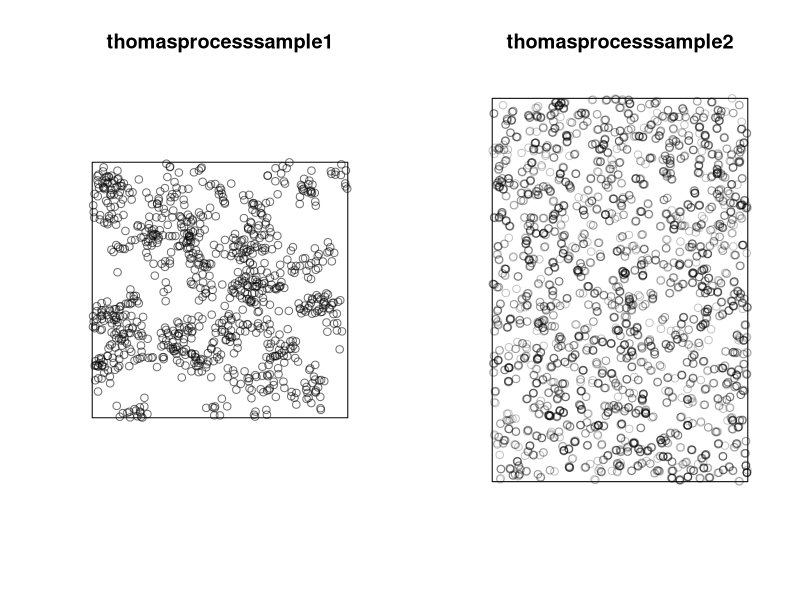
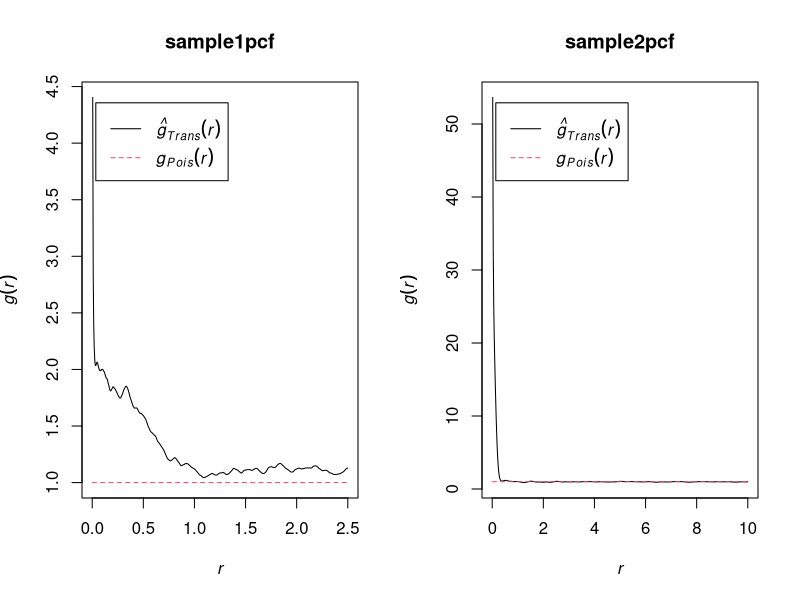
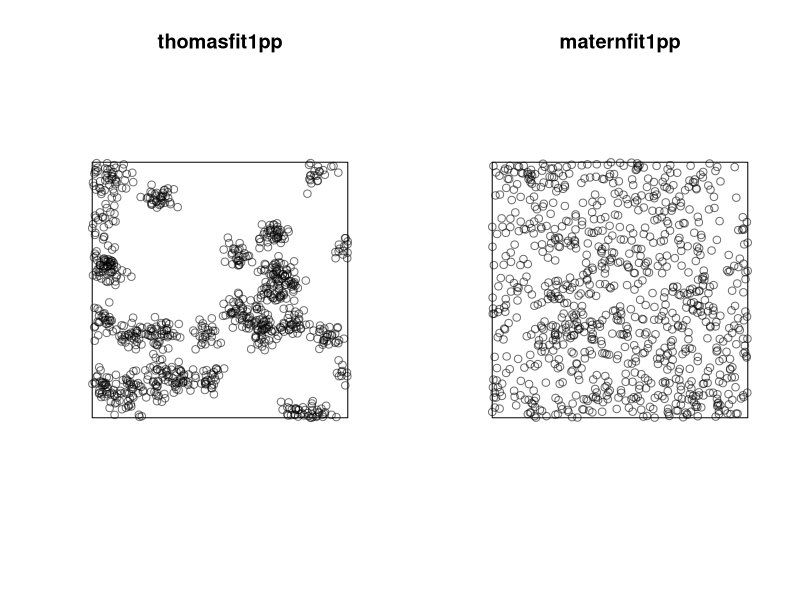
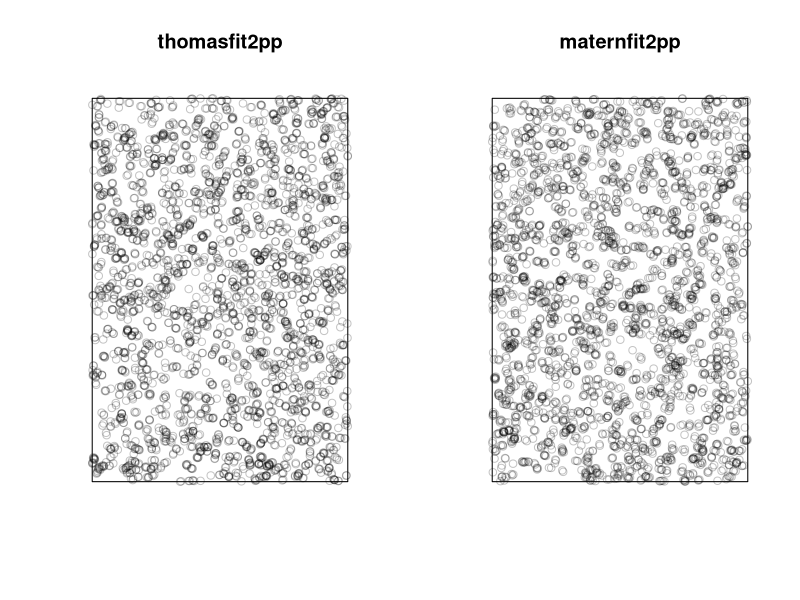
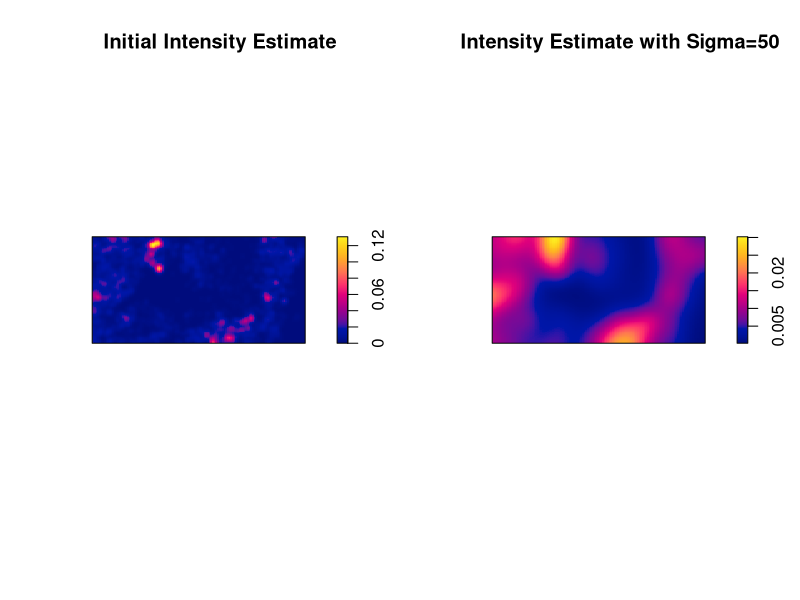
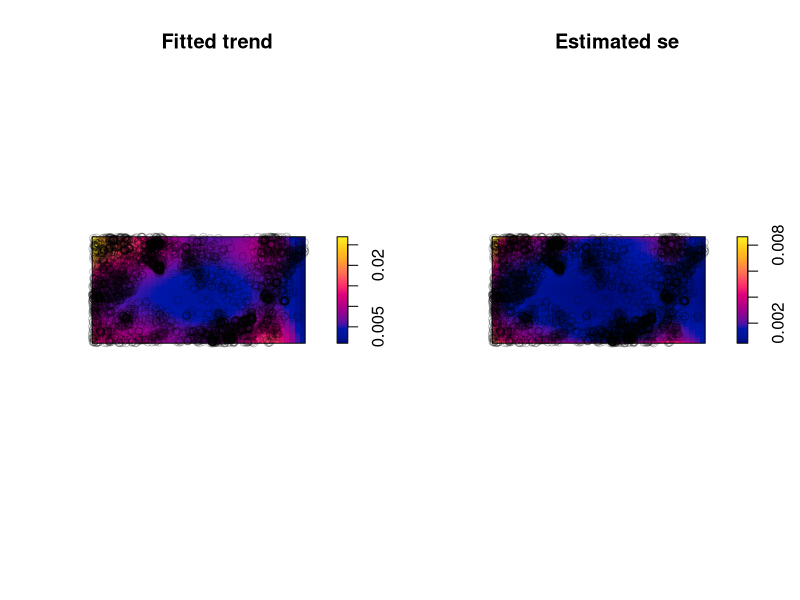
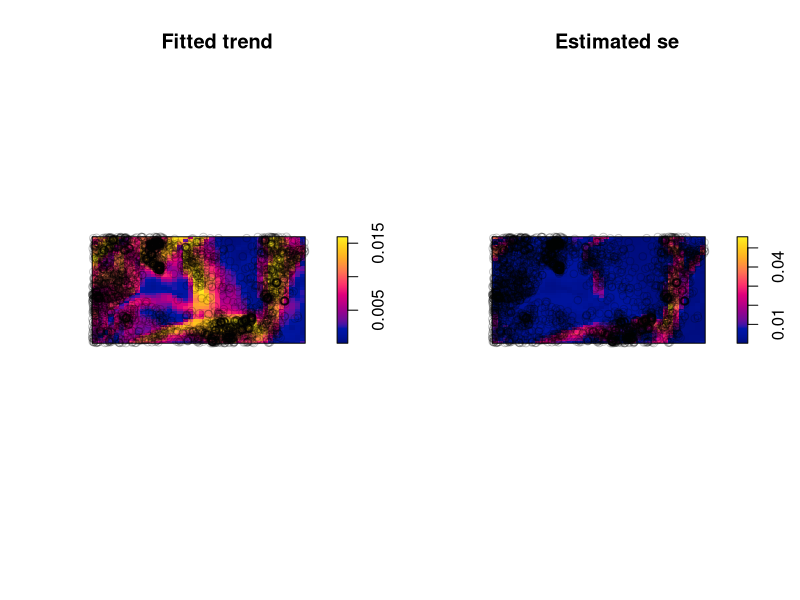
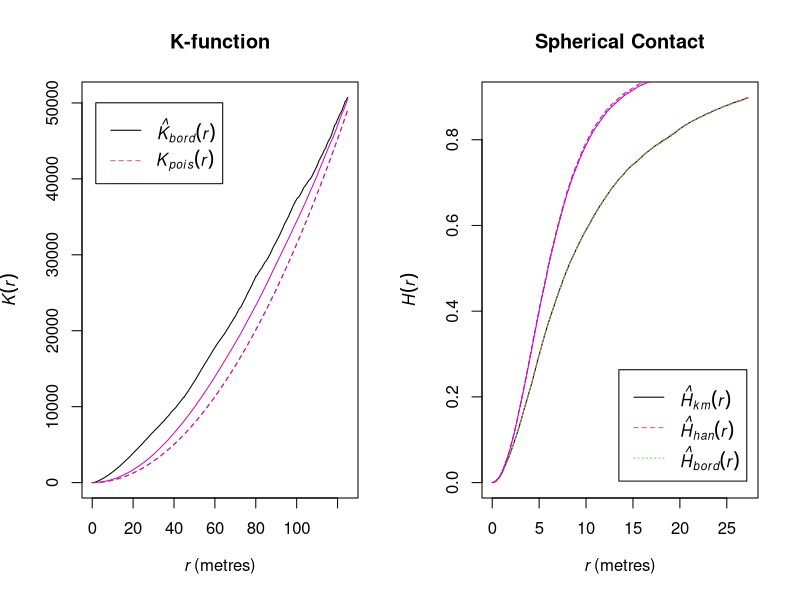

The R script that drew these images, in order: (Note: this script raises an error after producing the figures.)
library(spatstat)

####SIMULATION####

#Create a function that creates a thomas cliuster process that takes in the desired intensity of parent points, the standard deviation of the multivariate normals, the desired mean number of points per cluster,and 2 lists of the length and breadth of the square window  
thomasprocess <- function(intensitypp,standarddev,meanpointcluster,xrange,yrange){
  #Assigns variables that are the maximum and minumumx values of the square window being created  
  xupper <- xrange[2]
  xlower <- xrange[1]
  yupper <- yrange[2]
  ylower <- yrange[1]
  #creates a square owin object that gives the window that the process is in
  windowprocess <- owin(xrange,yrange)
  #assigns a variable that stores the area of the window
  areaofwindow <- area(windowprocess)
  #assigns a variable that stores the number of parent points which is one random draw from a poisson distribution with lambda= the desired intensity per 1x1 square times the area overall of the window
  ppnumberofpoints <- rpois(1,intensitypp*areaofwindow)
  #assigns variables that store the randomly selected x and y coordinates of the parent points which are random draws from a random uniform distribution with minimum and max values being the max and min x and y values of the window  
  pplocationsx <- runif(ppnumberofpoints,min=xlower,max=xupper)
  pplocationsy <- runif(ppnumberofpoints,min=ylower,max=yupper)
  #create two empty lists in order to store the locations of the cluster points 
  locationsxcluster<- c()
  locationsycluster <- c()
  #creates a loop that loops the same number as the number of points in the parent point process
  for (i in c(1:length(pplocationsx))){
    #assigns a variable that stores the number of points in one cluster which is one random draw from a poisson distribution with lambda= mean number of points per cluster
    numberofpointsincluster <- rpois(1,meanpointcluster)
    #assigns variables that store the randomly selcted x and y coordinates of the parent points which are random draws from a normal distribution with mu= the location of a parent point and sd=the inputted standard deviation of the clusters 
    locationsxcluster <- c(locationsxcluster,rnorm(numberofpointsincluster,mean=pplocationsx[i],sd=standarddev))
    locationsycluster <- c(locationsycluster,rnorm(numberofpointsincluster,mean=pplocationsy[i],sd=standarddev))
  }
  #checks if any points of the clusters are outwith the window and if they are removes them
  pointstoomitxupper <- xrange[2] < locationsxcluster 
  pointstoomitxuppernumber <- which(pointstoomitxupper==TRUE)
  pointstoomityupper <- yrange[2] < locationsycluster 
  pointstoomityuppernumber <- which(pointstoomityupper==TRUE)
  pointstoomitxlower <- xrange[1] > locationsxcluster 
  pointstoomitxlowernumber <- which(pointstoomitxlower==TRUE)
  pointstoomitylower <- yrange[1] > locationsycluster 
  pointstoomitylowernumber <- which(pointstoomitylower==TRUE)
  pointstoomit <- unique(c(pointstoomitxuppernumber,pointstoomitxlowernumber,pointstoomityuppernumber,pointstoomitylowernumber))  
  locationsxcluster <- locationsxcluster[-pointstoomit]
  locationsycluster <- locationsycluster[-pointstoomit]
  #creates a point process from the new list of the cluster point x and y locations 
  clusteredpointprocess <- ppp(locationsxcluster,locationsycluster,window=windowprocess)
  #gets the function to return this point process
  return(clusteredpointprocess)
}


par(mfrow=c(1,2))

#defines a window for the 2 simulations
xrange1 <- c(0,10)
yrange1 <- c(0,10)
windowpp1 <- owin(xrange1,yrange1)


xrange2 <- c(0,40)
yrange2 <- c(0,60)
windowpp2 <- owin(xrange2,yrange2)

#defines the parameters of the process
process1parameters <- c(1,0.3,10)
process2parameters <- c(0.5,0.06,3)


#simulates two thomas processes using the function defined above 
thomasprocesssample1 <- thomasprocess(process1parameters[1],process1parameters[2],process1parameters[3],xrange1,yrange1)
plot(thomasprocesssample1)

thomasprocesssample2 <- thomasprocess(process2parameters[1],process2parameters[2],process2parameters[3],xrange2,yrange2)
plot(thomasprocesssample2)

#empirically finds the pair correlation function of the two simulations and plots them
sample1pcf <- pcf(thomasprocesssample1,correction="translate")
sample2pcf <- pcf(thomasprocesssample2,correction="translate")

plot(sample1pcf)
plot(sample2pcf)

#finds two fits of the simulations one as a thomas process and the other as a matern by using minimum contrast using the pcf
thomasfit1 <- thomas.estpcf(sample1pcf,method="SANN")
maternfit1 <- matclust.estpcf(sample1pcf,method="SANN")

thomasfit2 <- thomas.estpcf(sample1pcf,method="SANN")
maternfit2 <- matclust.estpcf(sample2pcf,method="SANN")

#extracts the fitted parameters and finds mu, the average number of points per cluster 
thomasfit1parameters <- c(thomasfit1$par[1],thomasfit1$par[2],thomasprocesssample1$n/(thomasfit1$par[1]*area(windowpp1)))
maternfit1parameters <- c(maternfit1$par[1],maternfit1$par[2],thomasprocesssample1$n/(maternfit1$par[1]*area(windowpp1)))

thomasfit2parameters <- c(thomasfit2$par[1],thomasfit2$par[2],thomasprocesssample2$n/(thomasfit2$par[1]*area(windowpp2)))
maternfit2parameters <- c(maternfit2$par[1],maternfit2$par[2],thomasprocesssample2$n/(maternfit2$par[1]*area(windowpp2)))

names(thomasfit1parameters)[3] <- "mu"
names(maternfit1parameters)[3] <- "mu"
names(thomasfit2parameters)[3] <- "mu"
names(maternfit2parameters)[3] <- "mu"

#creates a point process of the two simulated point processes based on the fitted parameters and plots them
thomasfit1pp <- rThomas(kappa=thomasfit1parameters[1],scale=thomasfit1parameters[2],mu=thomasfit1parameters[3],win=windowpp1)
maternfit1pp <- rThomas(kappa=maternfit1parameters[1],scale=maternfit1parameters[2],mu=maternfit1parameters[3],win=windowpp1)

thomasfit2pp <- rThomas(kappa=thomasfit2parameters[1],scale=thomasfit2parameters[2],mu=thomasfit2parameters[3],win=windowpp2)
maternfit2pp <- rThomas(kappa=maternfit2parameters[1],scale=maternfit2parameters[2],mu=maternfit2parameters[3],win=windowpp2)

#shows the absolute differences between the fitted parameters and the actual values of the parameters 
abs(thomasfit1parameters-process1parameters)
abs(maternfit1parameters-process1parameters)
abs(thomasfit2parameters-process2parameters)
abs(maternfit2parameters-process2parameters)

#plots  the two simulated point processes 
plot(thomasfit1pp)
plot(maternfit1pp)
plot(thomasfit2pp)
plot(maternfit2pp)






####FITTING TO DATA####

#finds an estimate of the intensity function using two different bandwidth selection methods
intensityfit1 <- density(bei,sigma=bw.ppl)
intensityfit2 <- density(bei,sigma=50)

#plots these intensity functions
plot(intensityfit1,main="Initial Intensity Estimate") 
plot(intensityfit2,main="Intensity Estimate with Sigma=50")

#fits intensity models (by finding coefficients) using the x and y coordinates 
fitbei1 <- ppm(bei,trend=~x+y) 
fitbei2 <- ppm(bei,trend=~poly(x,2)+poly(y,2))
fitbei3 <- ppm(bei,trend=~x+y+x:y)
fitbei4 <- ppm(bei,trend=~poly(x,5)+poly(y,5)+x:y)

#finds the AIC of these models
AICfitbei1 <- AIC(fitbei1)
AICfitbei2 <- AIC(fitbei2)
AICfitbei3 <- AIC(fitbei3)
AICfitbei4 <- AIC(fitbei4)

#plots the fitted intensity function of fit 4 which has the preffered fit
plot(fitbei4)


#fits intensity models (by finding coefficients) using the gradient and alt at certain points
fitbeiextra1 <- ppm(bei,trend=~elev+grad,data=bei.extra)
fitbeiextra2 <- ppm(bei,trend=~elev+grad+elev:grad,data=bei.extra)
fitbeiextra3 <- ppm(bei,trend=~poly(elev,2)+poly(grad,2)+elev:grad,data=bei.extra)
fitbeiextra4 <- ppm(bei,trend=~poly(elev,5)+poly(grad,5)+elev:grad,data=bei.extra)


#finds the AIC of these models
AICfitbeiextra1 <- AIC(fitbeiextra1)
AICfitbeiextra2 <- AIC(fitbeiextra2)
AICfitbeiextra3 <- AIC(fitbeiextra3)
AICfitbeiextra4 <- AIC(fitbeiextra4)

#plots the fitted intensity function of fit 4 which has the preffered fit
plot(fitbeiextra4)

#simulates a point process based on the preffered fitted model 
simulationprefmod <- simulate(fitbeiextra4,drop=T)

#finds the K-function, the spherical contact distribution function and pair correlation function for this simulation from the preffered model and plots them against the empirically found functions from the data 
kfunctionsim <- Kest(simulationprefmod)
plot(Kest(bei),main="K-function")
plot(kfunctionsim,col=6,add=T)
sphericalcontactsim <- Hest(simulationprefmod)
plot(Hest(bei),main="Spherical Contact")
plot(sphericalcontactsim,col=6,add=T)
pcfunctionsim <- pcf(simulationprefmod)
plot(pcf(bei),main="Pair Correlation Function")
plot(pcfunctionsim,col=6,add=T)

#finds the pair correlation function of bei
pcfbei <- pcf(bei)

#finds a fit of the parameters from the perspective that the processs is matern by using minimum contrast using the pcf
fitofbeimatern <- thomas.estpcf(pcfbei)

#creates a variable that stores the fit parameters
maternfitbeiparameters <- c(fitofbeimatern$par[1],fitofbeimatern$par[2],bei$n/(fitofbeimatern$par[1]*area(as.owin(bei))))

#creates and plots two simulations using this fit
thomassim1bei <- rThomas(kappa=maternfitbeiparameters[1],scale=maternfitbeiparameters[2],mu=maternfitbeiparameters[3],win=as.owin(bei)) 
thomassim2bei <- rThomas(kappa=maternfitbeiparameters[1],scale=maternfitbeiparameters[2],mu=maternfitbeiparameters[3],win=as.owin(bei))
                            
plot(thomassim1bei)
plot(thomassim2bei)

#plots the fitted intensity function of these two simulations 
plot(density(thomassim1bei))
plot(density(thomasssim2bei))

#plots the K-function, L-function and pair correlation function of the two simulations
plot(Kest(thomassim1bei))
plot(Kest(thomassim2bei))

plot(Lest(thomassim1bei))
plot(Lest(thomassim2bei))

plot(pcf(thomassim1bei))
plot(pcf(thomassim2bei))
